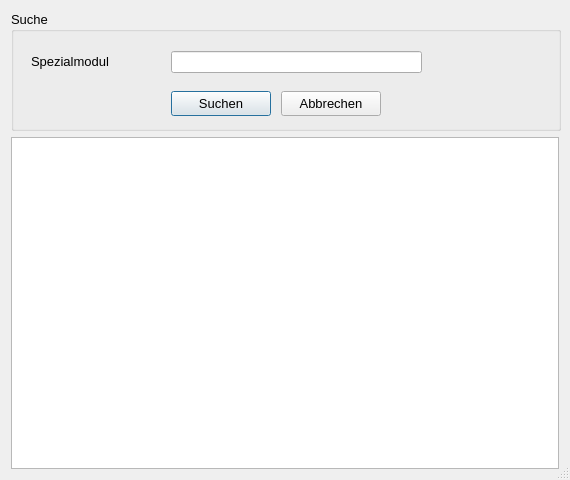
<?xml version="1.0" encoding="UTF-8"?>
<ui version="4.0">
 <class>Dialog</class>
 <widget class="QDialog" name="Dialog">
  <property name="geometry">
   <rect>
    <x>0</x>
    <y>0</y>
    <width>570</width>
    <height>480</height>
   </rect>
  </property>
  <property name="minimumSize">
   <size>
    <width>570</width>
    <height>480</height>
   </size>
  </property>
  <property name="windowTitle">
   <string>Spezialmodule - Suche</string>
  </property>
  <property name="sizeGripEnabled">
   <bool>true</bool>
  </property>
  <layout class="QVBoxLayout" name="verticalLayout">
   <item>
    <widget class="QGroupBox" name="groupBox">
     <property name="sizePolicy">
      <sizepolicy hsizetype="Fixed" vsizetype="Fixed">
       <horstretch>0</horstretch>
       <verstretch>0</verstretch>
      </sizepolicy>
     </property>
     <property name="minimumSize">
      <size>
       <width>550</width>
       <height>120</height>
      </size>
     </property>
     <property name="font">
      <font>
       <pointsize>10</pointsize>
      </font>
     </property>
     <property name="title">
      <string>Suche</string>
     </property>
     <widget class="QLineEdit" name="le_suche">
      <property name="geometry">
       <rect>
        <x>160</x>
        <y>40</y>
        <width>251</width>
        <height>22</height>
       </rect>
      </property>
     </widget>
     <widget class="QLabel" name="label">
      <property name="geometry">
       <rect>
        <x>20</x>
        <y>40</y>
        <width>121</width>
        <height>21</height>
       </rect>
      </property>
      <property name="font">
       <font>
        <pointsize>10</pointsize>
       </font>
      </property>
      <property name="text">
       <string>Spezialmodul</string>
      </property>
     </widget>
     <widget class="QPushButton" name="btn_suchen">
      <property name="geometry">
       <rect>
        <x>160</x>
        <y>80</y>
        <width>100</width>
        <height>25</height>
       </rect>
      </property>
      <property name="font">
       <font>
        <pointsize>10</pointsize>
       </font>
      </property>
      <property name="text">
       <string>Suchen</string>
      </property>
      <property name="icon">
       <iconset>
        <normaloff>../../_Symbole/UsedSymbols/searchmagnifierinterfacesymbol1_79893.ico</normaloff>../../_Symbole/UsedSymbols/searchmagnifierinterfacesymbol1_79893.ico</iconset>
      </property>
     </widget>
     <widget class="QPushButton" name="btn_abbrechen">
      <property name="geometry">
       <rect>
        <x>270</x>
        <y>80</y>
        <width>100</width>
        <height>25</height>
       </rect>
      </property>
      <property name="font">
       <font>
        <pointsize>10</pointsize>
       </font>
      </property>
      <property name="text">
       <string>Abbrechen</string>
      </property>
      <property name="icon">
       <iconset>
        <normaloff>../../_Symbole/UsedSymbols/closewindowapplication_cerca_ventan_2874.ico</normaloff>../../_Symbole/UsedSymbols/closewindowapplication_cerca_ventan_2874.ico</iconset>
      </property>
     </widget>
    </widget>
   </item>
   <item>
    <widget class="QTableWidget" name="tableWidget">
     <property name="minimumSize">
      <size>
       <width>0</width>
       <height>0</height>
      </size>
     </property>
     <property name="editTriggers">
      <set>QAbstractItemView::NoEditTriggers</set>
     </property>
     <property name="alternatingRowColors">
      <bool>true</bool>
     </property>
     <attribute name="verticalHeaderVisible">
      <bool>false</bool>
     </attribute>
    </widget>
   </item>
  </layout>
 </widget>
 <resources/>
 <connections/>
</ui>
